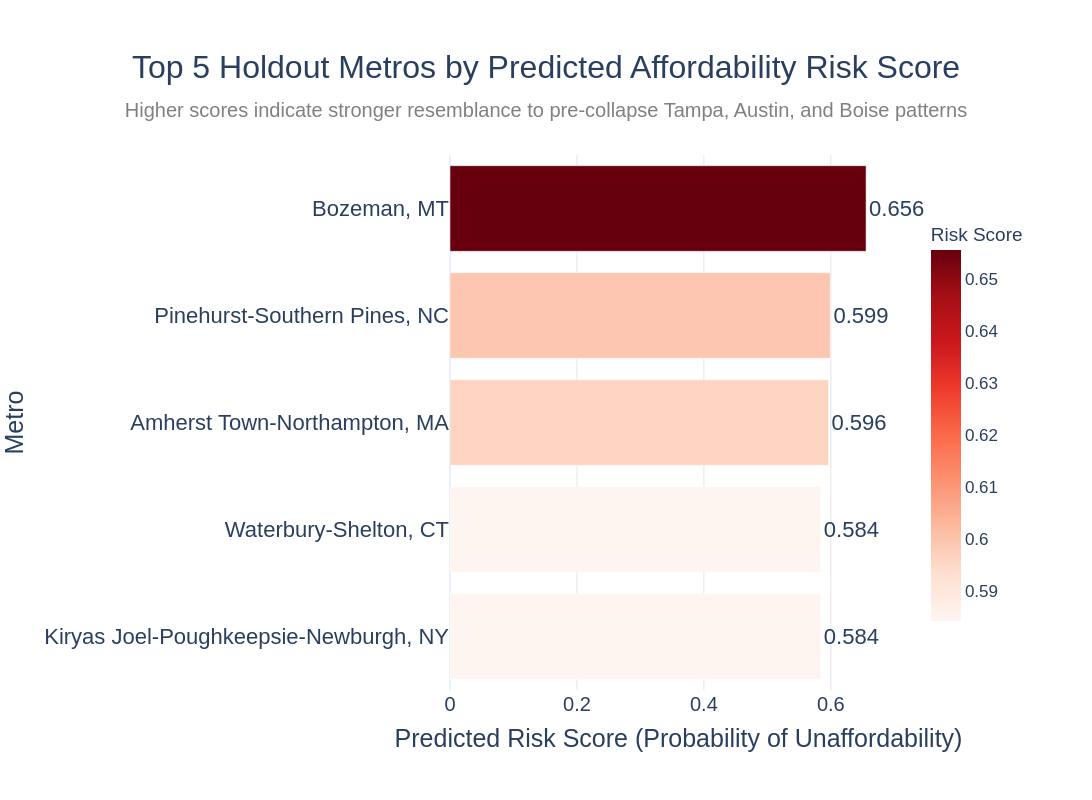

The notebook cell this image was saved under:
### Code cell
import pandas as pd
import plotly.express as px

risk_df = pd.read_csv(
    "/Users/brandonsmith/DATA-510-CAPSTONE--2/DATA-510-CAPSTONE--5/"
    "notebooks/w07-data-summary/output/tables/holdout_city_risk_scores.csv"
)

top5 = risk_df.sort_values("risk_score", ascending=False).head(5)


fig = px.bar(
    top5,
    x="risk_score",
    y="metro_name_x",
    orientation="h",
    labels={
        "risk_score": "Predicted Risk Score (Probability of Unaffordability)",
        "metro_name_x": "Metro"
    },
    color="risk_score",
    color_continuous_scale="Reds",
    text="risk_score"  # Displays the score aat the end of each bar
)
# Format displayed scores and allow labels outside the bars
fig.update_traces(
    texttemplate="%{text:.3f}",
    textposition="outside",
    cliponaxis=False
)
# Customize titles, font sizes, axes, and chart spacing 
fig.update_layout(
    title={
        "text": "Top 5 Holdout Metros by Predicted Affordability Risk Score",
        "subtitle": {
            "text": "Higher scores indicate stronger resemblance to pre-collapse Tampa, Austin, and Boise patterns",
            "font": {"size": 20, "color": "gray"}
        },
        "x": 0.5,
        "xanchor": "center",
        "font": {"size": 32}
    },
    font={"family": "Arial", "size": 22},
    xaxis={
        "title_font": {"size": 25},
        "tickfont": {"size": 20},
        "range": [0, 0.72],  # zoom the axiz to make score differences visible
        "showgrid": True,
        "gridcolor": "#E5E5E5"
    },
    yaxis={
        "title_font": {"size": 25},
        "tickfont": {"size": 22},
        "autorange": "reversed" # place the highest-risk metro at the top
    },
    coloraxis_colorbar={
        "title": "Risk Score",
        "title_font": {"size": 19},
        "tickfont": {"size": 17},
        "x": 1.03,
        "len": 0.78
    },
    template="plotly_white",
    width=1400,        
    height=800,
    margin={"l": 225, "r": 185, "t": 155, "b": 110}
)

### Figure 1 — Plotly figure (JSON) as saved in the notebook; plotly's stock layout.template omitted (floating-point values rounded to 4 significant figures)
{"data": [{"cliponaxis": false, "hovertemplate": "Predicted Risk Score (Probability of Unaffordability)=%{marker.color}<br>Metro=%{y}<extra></extra>", "legendgroup": "", "marker": {"color": [0.6555, 0.5993, 0.5962, 0.5843, 0.5843], "coloraxis": "coloraxis", "pattern": {"shape": ""}}, "name": "", "orientation": "h", "showlegend": false, "text": [0.6555, 0.5993, 0.5962, 0.5843, 0.5843], "textposition": "outside", "texttemplate": "%{text:.3f}", "type": "bar", "x": [0.6555, 0.5993, 0.5962, 0.5843, 0.5843], "xaxis": "x", "y": ["Bozeman, MT", "Pinehurst-Southern Pines, NC", "Amherst Town-Northampton, MA", "Waterbury-Shelton, CT", "Kiryas Joel-Poughkeepsie-Newburgh, NY"], "yaxis": "y"}], "layout": {"barmode": "relative", "coloraxis": {"colorbar": {"len": 0.78, "tickfont": {"size": 17}, "title": {"font": {"size": 19}, "text": "Risk Score"}, "x": 1.03}, "colorscale": [[0, "rgb(255,245,240)"], [0.125, "rgb(254,224,210)"], [0.25, "rgb(252,187,161)"], [0.375, "rgb(252,146,114)"], [0.5, "rgb(251,106,74)"], [0.625, "rgb(239,59,44)"], [0.75, "rgb(203,24,29)"], [0.875, "rgb(165,15,21)"], [1, "rgb(103,0,13)"]]}, "font": {"family": "Arial", "size": 22}, "height": 800, "legend": {"tracegroupgap": 0}, "margin": {"b": 110, "l": 225, "r": 185, "t": 155}, "title": {"font": {"size": 32}, "subtitle": {"font": {"color": "gray", "size": 20}, "text": "Higher scores indicate stronger resemblance to pre-collapse Tampa, Austin, and Boise patterns"}, "text": "Top 5 Holdout Metros by Predicted Affordability Risk Score", "x": 0.5, "xanchor": "center"}, "width": 1400, "xaxis": {"anchor": "y", "domain": [0, 1], "gridcolor": "#E5E5E5", "range": [0, 0.72], "showgrid": true, "tickfont": {"size": 20}, "title": {"font": {"size": 25}, "text": "Predicted Risk Score (Probability of Unaffordability)"}}, "yaxis": {"anchor": "x", "autorange": "reversed", "domain": [0, 1], "tickfont": {"size": 22}, "title": {"font": {"size": 25}, "text": "Metro"}}}}
